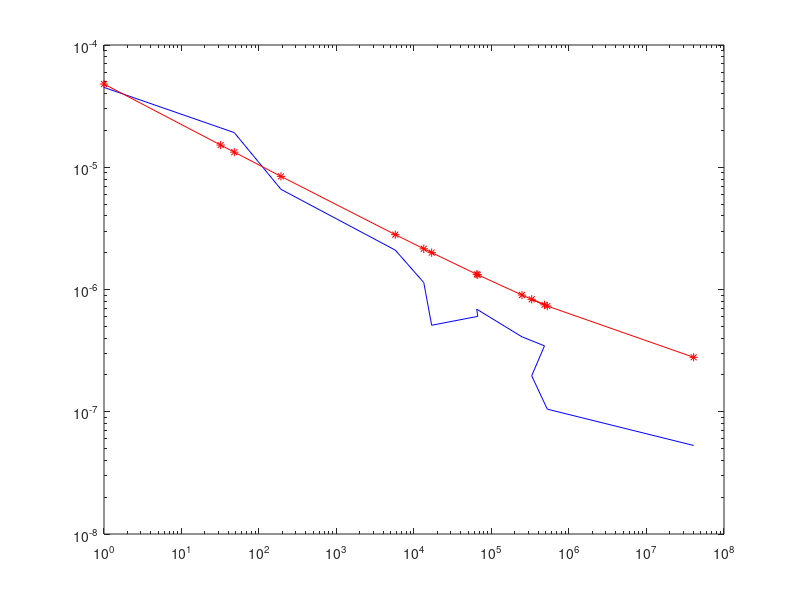

The MATLAB source for this figure:
M=[1,32,48,192,5734,13370,16900,66500,64500,247500,482700,330000,524800,40590000];
D=[4.5e-5,2.1e-5,1.92e-5,6.6e-6,2.1e-6,1.14e-6,5.1e-7,6.03e-7,6.9e-7,4.1e-7,3.46e-7,1.97e-7,1.05e-7,5.3e-8];
x=linspace(min(M), max(M), 1000);
Ein=4.779e-5*M.^(-1/3)+1.399e-7;
loglog(M,D,'b', M, Ein,'r*-')
%loglog(M,Ein)